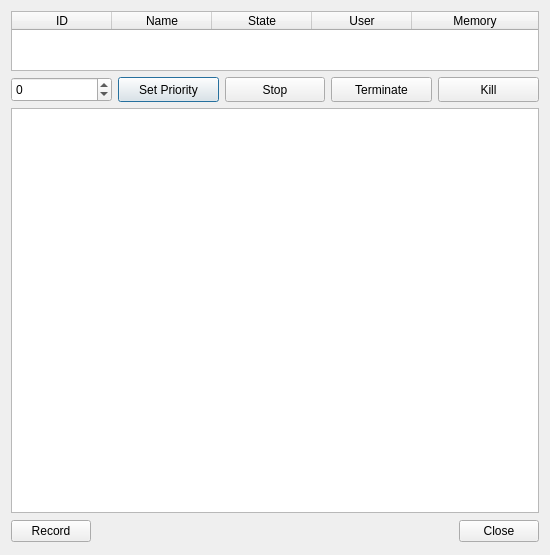
<?xml version="1.0" encoding="UTF-8"?>
<ui version="4.0">
 <class>Visualiser</class>
 <widget class="QDialog" name="Visualiser">
  <property name="enabled">
   <bool>true</bool>
  </property>
  <property name="geometry">
   <rect>
    <x>0</x>
    <y>0</y>
    <width>550</width>
    <height>555</height>
   </rect>
  </property>
  <property name="sizePolicy">
   <sizepolicy hsizetype="MinimumExpanding" vsizetype="MinimumExpanding">
    <horstretch>0</horstretch>
    <verstretch>0</verstretch>
   </sizepolicy>
  </property>
  <property name="minimumSize">
   <size>
    <width>550</width>
    <height>555</height>
   </size>
  </property>
  <property name="windowTitle">
   <string>Process View</string>
  </property>
  <property name="windowIcon">
   <iconset resource="images.qrc">
    <normaloff>:/img/icon.png</normaloff>:/img/icon.png</iconset>
  </property>
  <property name="autoFillBackground">
   <bool>false</bool>
  </property>
  <layout class="QVBoxLayout" name="verticalLayout">
   <item>
    <widget class="QTableWidget" name="infoTable">
     <property name="enabled">
      <bool>true</bool>
     </property>
     <property name="sizePolicy">
      <sizepolicy hsizetype="Expanding" vsizetype="Fixed">
       <horstretch>0</horstretch>
       <verstretch>0</verstretch>
      </sizepolicy>
     </property>
     <property name="minimumSize">
      <size>
       <width>520</width>
       <height>60</height>
      </size>
     </property>
     <property name="maximumSize">
      <size>
       <width>16777215</width>
       <height>60</height>
      </size>
     </property>
     <property name="frameShape">
      <enum>QFrame::StyledPanel</enum>
     </property>
     <property name="frameShadow">
      <enum>QFrame::Sunken</enum>
     </property>
     <property name="verticalScrollBarPolicy">
      <enum>Qt::ScrollBarAlwaysOff</enum>
     </property>
     <property name="horizontalScrollBarPolicy">
      <enum>Qt::ScrollBarAlwaysOff</enum>
     </property>
     <property name="selectionMode">
      <enum>QAbstractItemView::NoSelection</enum>
     </property>
     <property name="showGrid">
      <bool>false</bool>
     </property>
     <property name="wordWrap">
      <bool>false</bool>
     </property>
     <property name="rowCount">
      <number>1</number>
     </property>
     <property name="columnCount">
      <number>5</number>
     </property>
     <attribute name="horizontalHeaderMinimumSectionSize">
      <number>40</number>
     </attribute>
     <attribute name="horizontalHeaderStretchLastSection">
      <bool>true</bool>
     </attribute>
     <attribute name="verticalHeaderVisible">
      <bool>false</bool>
     </attribute>
     <row/>
     <column>
      <property name="text">
       <string>ID</string>
      </property>
      <property name="toolTip">
       <string>A task's Process ID is a unique number used to identify it.</string>
      </property>
     </column>
     <column>
      <property name="text">
       <string>Name</string>
      </property>
      <property name="toolTip">
       <string>The command name associated with the process.</string>
      </property>
     </column>
     <column>
      <property name="text">
       <string>State</string>
      </property>
      <property name="toolTip">
       <string>Information regarding the current status of the process.</string>
      </property>
     </column>
     <column>
      <property name="text">
       <string>User</string>
      </property>
      <property name="toolTip">
       <string>Username of the owner of the process.</string>
      </property>
     </column>
     <column>
      <property name="text">
       <string>Memory</string>
      </property>
      <property name="toolTip">
       <string>The sum of virtual memory allocated to the task. This memory may be shared.</string>
      </property>
     </column>
    </widget>
   </item>
   <item>
    <layout class="QHBoxLayout" name="horizontalLayout">
     <item>
      <widget class="QSpinBox" name="priorityBox">
       <property name="minimumSize">
        <size>
         <width>0</width>
         <height>25</height>
        </size>
       </property>
       <property name="prefix">
        <string extracomment="Nice"/>
       </property>
       <property name="minimum">
        <number>-20</number>
       </property>
       <property name="maximum">
        <number>20</number>
       </property>
      </widget>
     </item>
     <item>
      <widget class="QPushButton" name="priorityButton">
       <property name="minimumSize">
        <size>
         <width>0</width>
         <height>25</height>
        </size>
       </property>
       <property name="text">
        <string>Set Priority</string>
       </property>
      </widget>
     </item>
     <item>
      <widget class="QPushButton" name="stopButton">
       <property name="minimumSize">
        <size>
         <width>0</width>
         <height>25</height>
        </size>
       </property>
       <property name="text">
        <string>Stop</string>
       </property>
      </widget>
     </item>
     <item>
      <widget class="QPushButton" name="endButton">
       <property name="minimumSize">
        <size>
         <width>0</width>
         <height>25</height>
        </size>
       </property>
       <property name="text">
        <string>Terminate</string>
       </property>
      </widget>
     </item>
     <item>
      <widget class="QPushButton" name="killButton">
       <property name="minimumSize">
        <size>
         <width>0</width>
         <height>25</height>
        </size>
       </property>
       <property name="text">
        <string>Kill</string>
       </property>
      </widget>
     </item>
    </layout>
   </item>
   <item>
    <layout class="QHBoxLayout" name="horizontalLayout_3">
     <property name="sizeConstraint">
      <enum>QLayout::SetMinimumSize</enum>
     </property>
     <item>
      <widget class="QGraphicsView" name="graphicsView">
       <property name="sizePolicy">
        <sizepolicy hsizetype="MinimumExpanding" vsizetype="MinimumExpanding">
         <horstretch>0</horstretch>
         <verstretch>0</verstretch>
        </sizepolicy>
       </property>
       <property name="minimumSize">
        <size>
         <width>520</width>
         <height>400</height>
        </size>
       </property>
       <property name="verticalScrollBarPolicy">
        <enum>Qt::ScrollBarAlwaysOff</enum>
       </property>
       <property name="horizontalScrollBarPolicy">
        <enum>Qt::ScrollBarAlwaysOff</enum>
       </property>
       <property name="viewportUpdateMode">
        <enum>QGraphicsView::MinimalViewportUpdate</enum>
       </property>
      </widget>
     </item>
    </layout>
   </item>
   <item>
    <layout class="QHBoxLayout" name="horizontalLayout_2">
     <item>
      <widget class="QPushButton" name="recordButton">
       <property name="text">
        <string>Record</string>
       </property>
      </widget>
     </item>
     <item>
      <widget class="QLabel" name="timeStamp">
       <property name="enabled">
        <bool>false</bool>
       </property>
       <property name="minimumSize">
        <size>
         <width>150</width>
         <height>0</height>
        </size>
       </property>
       <property name="text">
        <string/>
       </property>
      </widget>
     </item>
     <item>
      <spacer name="horizontalSpacer">
       <property name="orientation">
        <enum>Qt::Horizontal</enum>
       </property>
       <property name="sizeHint" stdset="0">
        <size>
         <width>40</width>
         <height>20</height>
        </size>
       </property>
      </spacer>
     </item>
     <item>
      <widget class="QDialogButtonBox" name="buttonBox">
       <property name="sizePolicy">
        <sizepolicy hsizetype="Fixed" vsizetype="Fixed">
         <horstretch>0</horstretch>
         <verstretch>0</verstretch>
        </sizepolicy>
       </property>
       <property name="minimumSize">
        <size>
         <width>0</width>
         <height>25</height>
        </size>
       </property>
       <property name="orientation">
        <enum>Qt::Horizontal</enum>
       </property>
       <property name="standardButtons">
        <set>QDialogButtonBox::Close</set>
       </property>
       <property name="centerButtons">
        <bool>true</bool>
       </property>
      </widget>
     </item>
    </layout>
   </item>
  </layout>
 </widget>
 <resources>
  <include location="images.qrc"/>
 </resources>
 <connections>
  <connection>
   <sender>buttonBox</sender>
   <signal>accepted()</signal>
   <receiver>Visualiser</receiver>
   <slot>accept()</slot>
   <hints>
    <hint type="sourcelabel">
     <x>248</x>
     <y>254</y>
    </hint>
    <hint type="destinationlabel">
     <x>157</x>
     <y>274</y>
    </hint>
   </hints>
  </connection>
  <connection>
   <sender>buttonBox</sender>
   <signal>rejected()</signal>
   <receiver>Visualiser</receiver>
   <slot>reject()</slot>
   <hints>
    <hint type="sourcelabel">
     <x>316</x>
     <y>260</y>
    </hint>
    <hint type="destinationlabel">
     <x>286</x>
     <y>274</y>
    </hint>
   </hints>
  </connection>
 </connections>
</ui>
